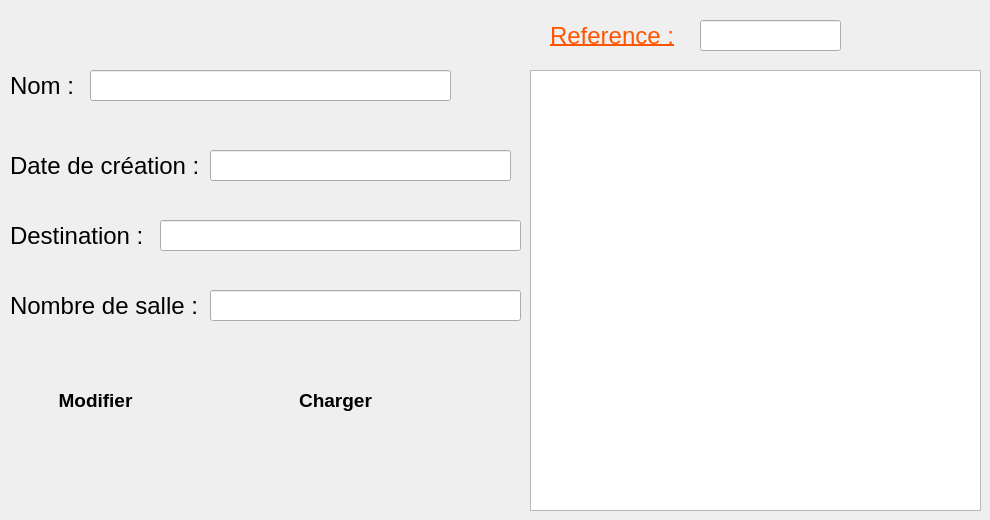
     <widget class="QWidget" name="tab_4">
      <attribute name="title">
       <string>Modifcation</string>
      </attribute>
      <widget class="QLabel" name="label_6">
       <property name="geometry">
        <rect>
         <x>10</x>
         <y>70</y>
         <width>71</width>
         <height>31</height>
        </rect>
       </property>
       <property name="font">
        <font>
         <pointsize>18</pointsize>
        </font>
       </property>
       <property name="text">
        <string>Nom :</string>
       </property>
      </widget>
      <widget class="QLabel" name="label_7">
       <property name="geometry">
        <rect>
         <x>550</x>
         <y>20</y>
         <width>131</width>
         <height>31</height>
        </rect>
       </property>
       <property name="font">
        <font>
         <pointsize>18</pointsize>
         <underline>true</underline>
        </font>
       </property>
       <property name="styleSheet">
        <string notr="true">text-decoration: underline;
color: rgb(255, 85, 0);</string>
       </property>
       <property name="text">
        <string>Reference :</string>
       </property>
      </widget>
      <widget class="QLabel" name="label_8">
       <property name="geometry">
        <rect>
         <x>10</x>
         <y>150</y>
         <width>201</width>
         <height>31</height>
        </rect>
       </property>
       <property name="font">
        <font>
         <pointsize>18</pointsize>
        </font>
       </property>
       <property name="text">
        <string>Date de création :</string>
       </property>
      </widget>
      <widget class="QLabel" name="label_9">
       <property name="geometry">
        <rect>
         <x>10</x>
         <y>220</y>
         <width>141</width>
         <height>31</height>
        </rect>
       </property>
       <property name="font">
        <font>
         <pointsize>18</pointsize>
        </font>
       </property>
       <property name="text">
        <string>Destination :</string>
       </property>
      </widget>
      <widget class="QLabel" name="label_10">
       <property name="geometry">
        <rect>
         <x>10</x>
         <y>290</y>
         <width>191</width>
         <height>31</height>
        </rect>
       </property>
       <property name="font">
        <font>
         <pointsize>18</pointsize>
        </font>
       </property>
       <property name="text">
        <string>Nombre de salle :</string>
       </property>
      </widget>
      <widget class="QTableView" name="tableView_2">
       <property name="geometry">
        <rect>
         <x>530</x>
         <y>70</y>
         <width>451</width>
         <height>441</height>
        </rect>
       </property>
       <property name="styleSheet">
        <string notr="true">border-image: white</string>
       </property>
      </widget>
      <widget class="QPushButton" name="pushButton_modifier">
       <property name="geometry">
        <rect>
         <x>20</x>
         <y>370</y>
         <width>151</width>
         <height>61</height>
        </rect>
       </property>
       <property name="font">
        <font>
         <pointsize>14</pointsize>
         <weight>75</weight>
         <bold>true</bold>
        </font>
       </property>
       <property name="styleSheet">
        <string notr="true">border-image: url(:/new/prefix2/orange.png);
border-radius:25px;
</string>
       </property>
       <property name="text">
        <string>Modifier</string>
       </property>
      </widget>
      <widget class="QPushButton" name="pushButton_charger">
       <property name="geometry">
        <rect>
         <x>260</x>
         <y>370</y>
         <width>151</width>
         <height>61</height>
        </rect>
       </property>
       <property name="font">
        <font>
         <pointsize>14</pointsize>
         <weight>75</weight>
         <bold>true</bold>
        </font>
       </property>
       <property name="styleSheet">
        <string notr="true">border-image: url(:/new/prefix2/orange.png);
border-radius:25px;
</string>
       </property>
       <property name="text">
        <string>Charger</string>
       </property>
      </widget>
      <widget class="QLineEdit" name="lineEdit_nom_modifcation">
       <property name="geometry">
        <rect>
         <x>90</x>
         <y>70</y>
         <width>361</width>
         <height>31</height>
        </rect>
       </property>
       <property name="styleSheet">
        <string notr="true">border-image: white</string>
       </property>
       <property name="maxLength">
        <number>20</number>
       </property>
      </widget>
      <widget class="QLineEdit" name="lineEdit_reference_modification">
       <property name="geometry">
        <rect>
         <x>700</x>
         <y>20</y>
         <width>141</width>
         <height>31</height>
        </rect>
       </property>
       <property name="styleSheet">
        <string notr="true">border-image: white</string>
       </property>
       <property name="maxLength">
        <number>8</number>
       </property>
       <property name="readOnly">
        <bool>true</bool>
       </property>
      </widget>
      <widget class="QLineEdit" name="lineEdit_date_modifcation">
       <property name="geometry">
        <rect>
         <x>210</x>
         <y>150</y>
         <width>301</width>
         <height>31</height>
        </rect>
       </property>
       <property name="styleSheet">
        <string notr="true">border-image: white</string>
       </property>
      </widget>
      <widget class="QLineEdit" name="lineEdit_destination_modifcation">
       <property name="geometry">
        <rect>
         <x>160</x>
         <y>220</y>
         <width>361</width>
         <height>31</height>
        </rect>
       </property>
       <property name="styleSheet">
        <string notr="true">border-image: white</string>
       </property>
       <property name="maxLength">
        <number>20</number>
       </property>
      </widget>
      <widget class="QLineEdit" name="lineEdit_nombre_salle_modication">
       <property name="geometry">
        <rect>
         <x>210</x>
         <y>290</y>
         <width>311</width>
         <height>31</height>
        </rect>
       </property>
       <property name="styleSheet">
        <string notr="true">border-image: white</string>
       </property>
       <property name="maxLength">
        <number>8</number>
       </property>
      </widget>
     </widget>
